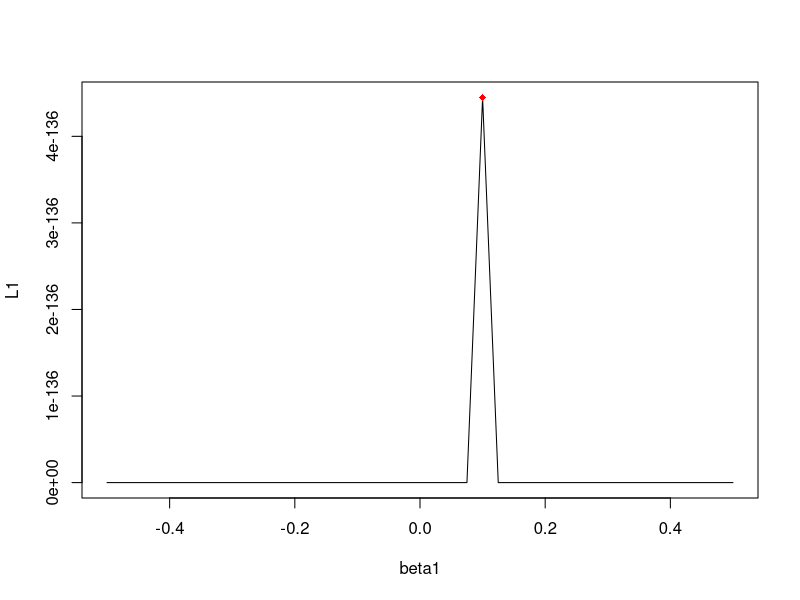
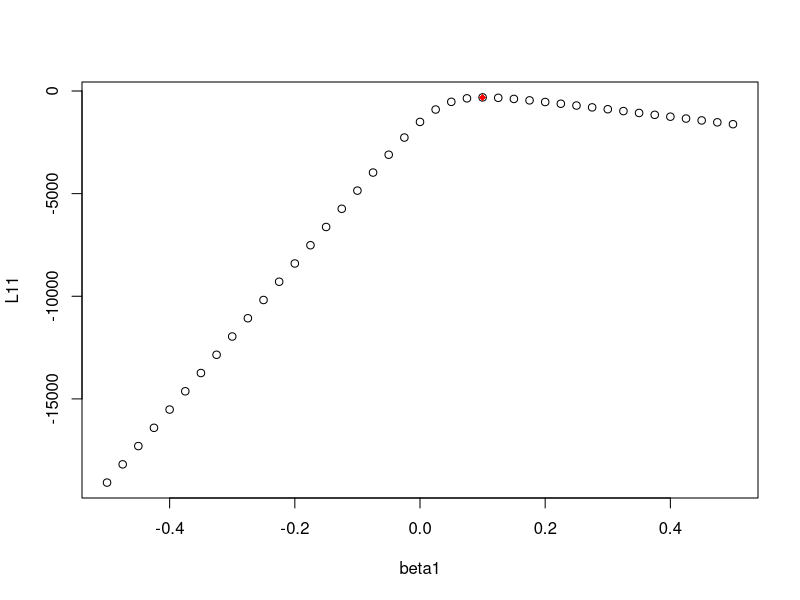
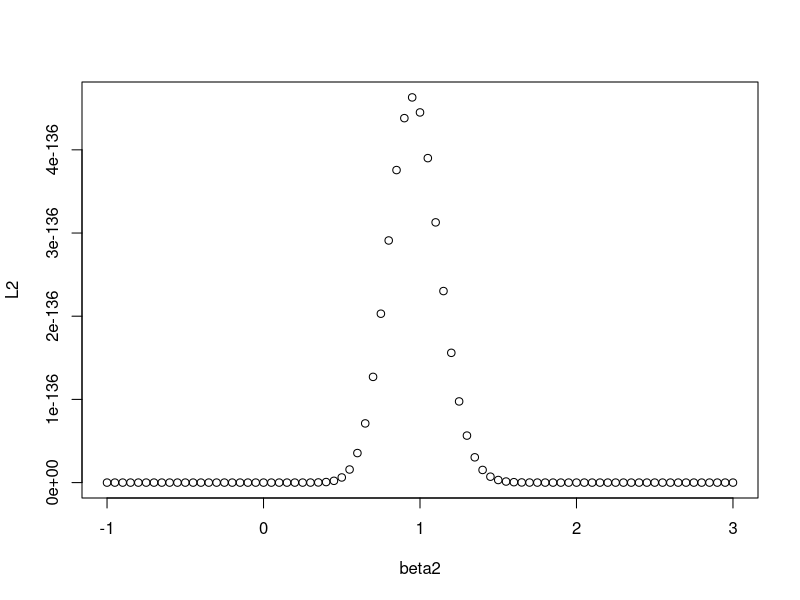
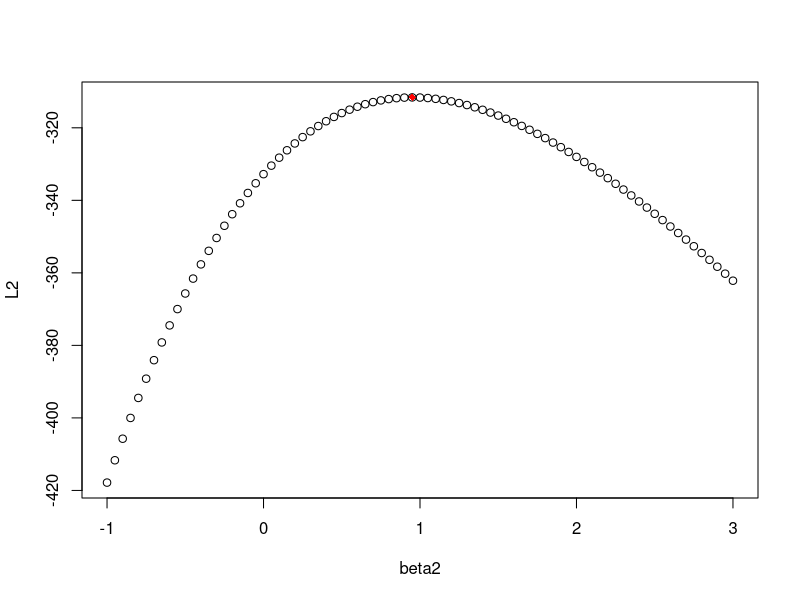
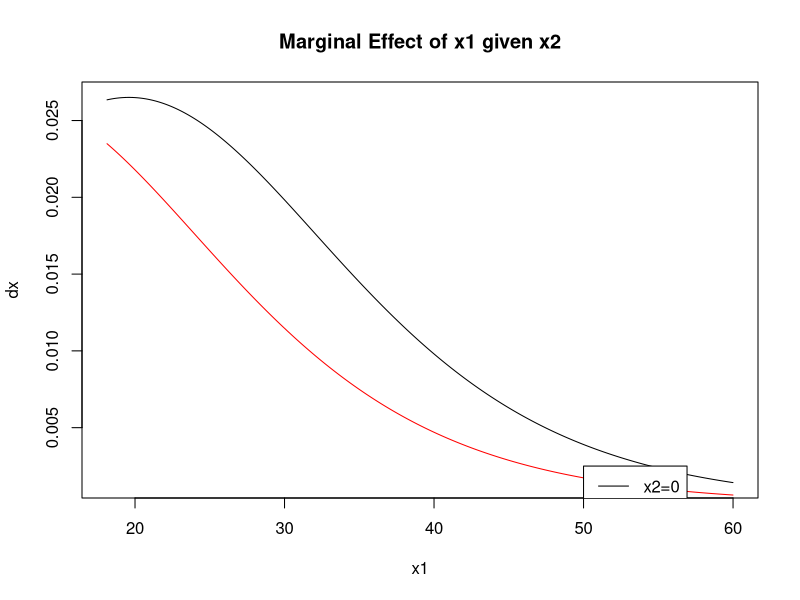
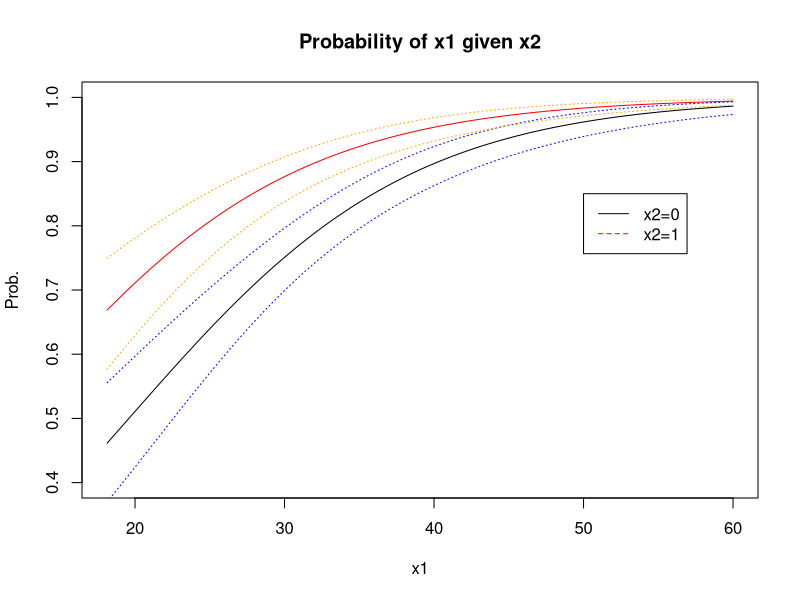
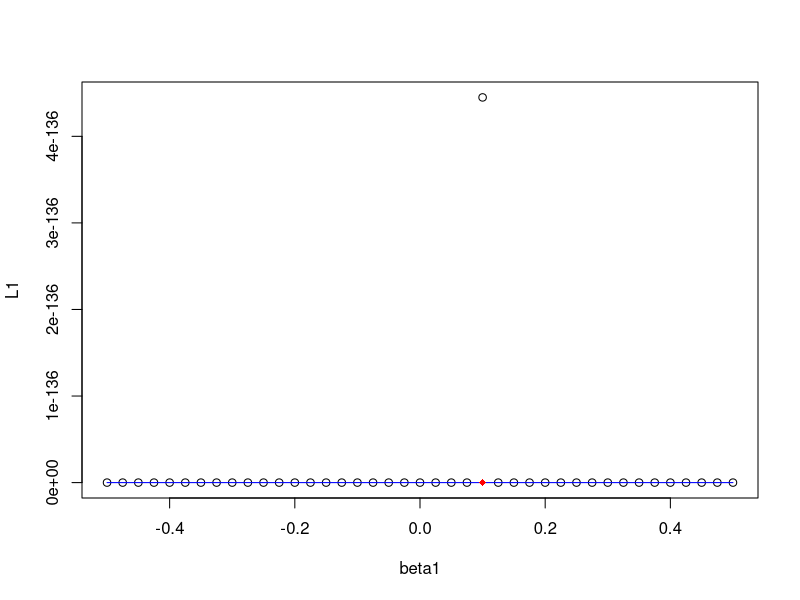
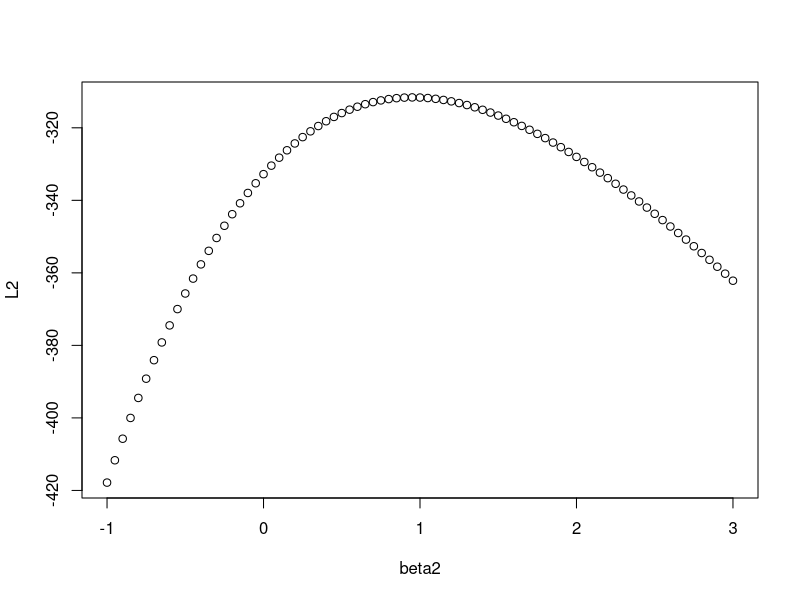

The R source for these figures, in order:
rm(list=ls())
## exercise 1
#(a)
set.seed(40)
beta <- c(-2,0.1,1)
Logit_data <- function(N,beta){
  x0 <- rep(1,N)
  x1 <- runif(N,18,60)
  x2 <- rbinom(N,1,0.5)
  X <- cbind(x0,x1,x2)
  pai <- exp(X%*%beta)/(1+exp(X%*%beta))
  Y <- rbinom(N,1,pai)
  data <- cbind(X,pai,Y)
}
sim <- Logit_data(1000,beta)

## (b) likelihood function
Likelihood <- function(beta){
  X <- cbind(sim[,1],sim[,2],sim[,3])
  pai <- exp(X%*%beta)/(1+exp(X%*%beta))
  L <- prod(((pai)^sim[,5])*
              ((1-pai)^(1-sim[,5])))
}
L1 <- Likelihood(beta)
# both functions require the data structure as 
# same as above simulation function
Log_likelihood <- function(beta){
  y <- sim[,5]
  X <- cbind(sim[,1],sim[,2],sim[,3])
  L <-  sum(-y*log(1 + exp(-(X%*%beta))) -
              (1-y)*log(1 + exp(X%*%beta)))
}
L2 <- Log_likelihood(beta)

## (c) 
beta1 <- seq(-0.5,0.5,by=0.025)
beta2 <- seq(-1,3,by=0.05)
## for coefficient beta1
beta <- c(-2,0.1,1)
L1 <- c()
for (i in 1:length(beta1)) {
  beta[2] <- beta1[i]
  L1[i] <- Likelihood(beta)
}
x <- beta1[match(max(L1),L1)]
y <- max(L1)
plot(beta1,L1,"l")
points(x,y,pch=18,col='red')
x

beta <- c(-2,0.1,1)
L11 <- c()
for (i in 1:length(beta1)) {
  beta[2] <- beta1[i]
  L11[i] <- Log_likelihood(beta)
}
x <- beta1[match(max(L11),L11)]
y <- max(L11)
plot(beta1,L11)
points(x,y,pch=18,col='red')
x

# beta2
beta <- c(-2,0.1,1)
L2 <- c()
for (i in 1:length(beta2)) {
  beta[3] <- beta2[i]
  L2[i] <- Likelihood(beta)
}
xb2 <- beta2[match(max(L2),L2)]
yb2 <- max(L2)
plot(beta2,L2)
points(x,y,pch=18,col='red')
xb2

beta <- c(-2,0.1,1)
L2 <- c()
for (i in 1:length(beta2)) {
  beta[3] <- beta2[i]
  L2[i] <- Log_likelihood(beta)
}
x <- beta2[match(max(L2),L2)]
y <- max(L2)
plot(beta2,L2)
points(x,y,pch=18,col='red')
x


# (d)
# different initial setting of maxBFGS leads to different 
# estimated results. 
library(miscTools)
library(maxLik)

estim<-maxBFGS(Log_likelihood,finalHessian=TRUE,start=c(1,0,0))
estim.par<-estim$estimate
estim.par
estim.hess<-estim$hessian
Cov<--(solve(estim.hess))
sde<-sqrt(diag(Cov)) 
sde
result <- matrix(NA,2,3)
result[1,] <- t(estim.par)
result[2,] <- t(sde)
result


## (e) calculate the marginal effects
# we write the marginal effect of X1, given x2 = 0
x2 <- 0
dx<-c()
x0 <- sort(sim[,2])
for(i in 1:length(sim[,1])){
  pi<-exp(estim.par[1] + estim.par[2] * x0[i]+
            estim.par[3]*x2) / 
    (1 + exp(estim.par[1] + estim.par[2] *x0[i]+
               estim.par[3]*x2))
  dx[i]<-estim.par[2]*(pi)*(1-pi) 
}
x2<-1
dx1<-c()
x1 <- sort(sim[,2]) # without order, problem arises for lines
for(i in 1:length(sim[,1])){
  pi<-exp(estim.par[1] + estim.par[2] * 
            x1[i]+estim.par[3]*x2) / 
    (1 + exp(estim.par[1] + estim.par[2] *
               x1[i]+estim.par[3]*x2))
  dx1[i]<-estim.par[2]*(pi)*(1-pi) 
}
plot(x0,dx,xlab = "x1",ylab = "dx",
     main = "Marginal Effect of x1 given x2","l")
lines(x1,dx1,col="red")
legend(50,0.0025,legend=c("x2=0","x2=1"), col=c("black", "red"),
       lty = 1:2)

## the prediction effect given x2 = 0,1
x2 <- 0
px<-c()
x0 <- sort(sim[,2])
for(i in 1:length(sim[,1])){
  px[i]<-exp(estim.par[1] + estim.par[2] * x0[i]+
            estim.par[3]*x2) / 
    (1 + exp(estim.par[1] + estim.par[2] *x0[i]+
               estim.par[3]*x2))
}
x2<-1
px1<-c()
x1 <- sort(sim[,2]) # without order, problem arises for lines
for(i in 1:length(sim[,1])){
  px1[i]<-exp(estim.par[1] + estim.par[2] * 
            x1[i]+estim.par[3]*x2) / 
    (1 + exp(estim.par[1] + estim.par[2] *
               x1[i]+estim.par[3]*x2))
}
plot(x0,px,xlab = "x1",ylab = "Prob.",
     main = "Probability of x1 given x2","l",
     ylim = c(0.4,1))
lines(x1,px1,col="red")
legend(50,0.85,legend=c("x2=0","x2=1"), col=c("black", "red"),
       lty = 1:2)

#plot(x1,px1,xlab = "x1",ylab = "Prob.",
    # main = "Probability of x1 given x2","l",
     #ylim = c(0.9,1), col="red")

## (f) plot with CI given x2=0 for the marginal effect
## according to MLE, betas follow standard normal distribution
x2 <- 0
dxlower<-c()
dxupper <- c()
z <- abs(qnorm(0.025))
beta1_lower <- estim.par[2]-z*sde[2]
beta1_upper <- estim.par[2]+z*sde[2]
for(i in 1:length(sim[,1])){
  pi<-exp(estim.par[1] + estim.par[2]* 
            x0[i]+estim.par[3]*x2) / 
    (1 + exp(estim.par[1] +  estim.par[2]*
               x0[i]+estim.par[3]*x2))
  dxlower[i]<-beta1_lower *(pi)*(1-pi) 
}
for(i in 1:length(sim[,1])){
  pi<-exp(estim.par[1] +  estim.par[2] * 
            x0[i]+estim.par[3]*x2) / 
    (1 + exp(estim.par[1] +  estim.par[2] *
               x0[i]+estim.par[3]*x2))
  dxupper[i]<-beta1_upper*(pi)*(1-pi) 
}
lines(x0,dxlower,col="blue",lty=3)
lines(x0,dxupper,col="blue",lty=3)
## assume that given pi is not influenced by different beta
# if not, our CI looks weird. 


## now plot the CI for probability (Wald CI)
N <- 1000
X0 <- cbind(sim[,1],sort(sim[,2]),rep(0,N))
X1 <- cbind(sim[,1],sort(sim[,2]),rep(1,N))
var_x0 <- X0%*%Cov%*%t(X0)
var_x1 <- X1%*%Cov%*%t(X1)
z <- abs(qnorm(0.025))

pi_lower <- c()
x2 <- 0
for (i in 1:N) {
  pi_lower[i]<-exp(estim.par[1] +  estim.par[2] * 
            X0[i,2]+estim.par[3]*x2 - z*sqrt(var_x0[i,i])) / 
    (1 + exp(estim.par[1] +  estim.par[2] *
               X0[i,2]+estim.par[3]*x2- z*sqrt(var_x0[i,i])))
}
pi_upper <- c()
for (i in 1:N) {
  pi_upper[i]<-exp(estim.par[1] +  estim.par[2] * 
                     X0[i,2]+estim.par[3]*x2 + z*sqrt(var_x0[i,i])) / 
    (1 + exp(estim.par[1] +  estim.par[2] *
               X0[i,2]+estim.par[3]*x2+ z*sqrt(var_x0[i,i])))
}
lines(X0[,2],pi_lower,col="blue",lty=3)
lines(X0[,2],pi_upper,col="blue",lty=3)
################## for x2 = 1
pi_lower1 <- c()
x2 <- 1
for (i in 1:N) {
  pi_lower1[i]<-exp(estim.par[1] +  estim.par[2] * 
                     X1[i,2]+estim.par[3]*x2 - z*sqrt(var_x1[i,i])) / 
    (1 + exp(estim.par[1] +  estim.par[2] *
               X1[i,2]+estim.par[3]*x2- z*sqrt(var_x1[i,i])))
}
pi_upper1 <- c()
for (i in 1:N) {
  pi_upper1[i]<-exp(estim.par[1] +  estim.par[2] * 
                     X1[i,2]+estim.par[3]*x2 + z*sqrt(var_x1[i,i])) / 
    (1 + exp(estim.par[1] +  estim.par[2] *
               X1[i,2]+estim.par[3]*x2+ z*sqrt(var_x1[i,i])))
}
lines(X1[,2],pi_lower1,col="orange",lty=3)
lines(X1[,2],pi_upper1,col="orange",lty=3)

##############################################
##############################################
##############################################
##############################################
############### exercise 2 ###################
##############################################
##############################################
##############################################
##############################################

################### (a)
set.seed(40)
beta <- c(-2,0.1,1)
N <- 1000
Logit_data_version2 <- function(N,beta){
  x0 <- rep(1,N)
  x1 <- runif(N,18,60)
  x2 <- rbinom(N,1,0.5)
  X <- cbind(x0,x1,x2)
  pai <- exp(X%*%beta)/(1+exp(X%*%beta))
  Y <- rbinom(N,1,pai)
  data <- cbind(X,Y)
}
# this function need our data be named as sim
Log_likelihood <- function(beta){
  y <- sim[,4]
  X <- cbind(sim[,1],sim[,2],sim[,3])
  L <-  sum(-y*log(1 + exp(-(X%*%beta))) -
              (1-y)*log(1 + exp(X%*%beta)))
}

library(miscTools)
library(maxLik)
T <- 100
training_PE <- c()
testing_PE <- c()
## loop
for (i in 1:T) {
  sim <- Logit_data_version2(N,beta)
  sim_test <- Logit_data_version2(N,beta)
  #generate training and test datasets
  estim<-maxBFGS(Log_likelihood,start=c(0,0,0))
  par<-estim$estimate
  X <- cbind(sim[,1],sim[,2],sim[,3])
  X_test <- cbind(sim_test[,1],sim_test[,2],sim_test[,3])
  ## prediction y for training and test
   pai <- exp(X%*%par)/(1+exp(X%*%par))
  pai_test <- exp(X_test%*%par)/(1+exp(X_test%*%par))
  y_training <- c()
  y_test <- c()
  for (a in 1:N) {
    if(pai[a]>=0.5){
      y_training[a] <- 1
    }
    else{y_training[a] <- 0}
  }
  for (b in 1:N) {
    if(pai_test[a]>=0.5){
      y_test[b] <- 1
    }
    else{y_test[b] <- 0}
  }
  # the mean of T/F vector is avg.P.E.
  training_PE[i] <- mean(y_training==sim[,4])
  testing_PE[i] <- mean(y_test==sim_test[,4])
}
result_null <- c(1-mean(training_PE),1-mean(testing_PE))
result_null

###########################################
############## (b)
# smaller N could satisfy, interesting is that if N=100
# our demands won't be met. 
set.seed(40)
beta <- c(-2,0.1,1)
N <- 500
Logit_data_version3 <- function(N,beta){
  x0 <- rep(1,N)
  x1 <- runif(N,18,60)
  x2 <- rbinom(N,1,0.5)
  X <- cbind(x0,x1,x2)
  pai <- exp(X%*%beta)/(1+exp(X%*%beta))
  Y <- rbinom(N,1,pai)
  data <- cbind(X,Y)
}
T <- 100
training_PE <- c()
testing_PE <- c()
## loop
for (i in 1:T) {
  sim <- Logit_data_version3(N,beta)
  sim_test <- Logit_data_version3(N,beta)
  #generate training and test datasets
  estim<-maxBFGS(Log_likelihood,start=c(0,0,0))
  par<-estim$estimate
  X <- cbind(sim[,1],sim[,2],sim[,3])
  X_test <- cbind(sim_test[,1],sim_test[,2],sim_test[,3])
  ## prediction y for training and test
  pai <- exp(X%*%par)/(1+exp(X%*%par))
  pai_test <- exp(X_test%*%par)/(1+exp(X_test%*%par))
  y_training <- c()
  y_test <- c()
  for (a in 1:N) {
    if(pai[a]>=0.5){
      y_training[a] <- 1
    }
    else{y_training[a] <- 0}
  }
  for (b in 1:N) {
    if(pai_test[a]>=0.5){
      y_test[b] <- 1
    }
    else{y_test[b] <- 0}
  }
  # the mean of T/F vector is avg.P.E.
  training_PE[i] <- 1-mean(y_training==sim[,4])
  testing_PE[i] <- 1-mean(y_test==sim_test[,4])
}
result_X <- c(mean(training_PE),mean(testing_PE))
result_X
result_null

## note, higher power of X also do this



## (c)
# less informative means likelihood function's abs.
# is smaller, we change the prob. to make each results
# have smaller Prob. to appear
set.seed(40)
beta <- c(-2,0.1,1)
Logit_data_version4 <- function(N,beta){
  x0 <- rep(1,N)
  x1 <- runif(N,-10,10)
  x2 <- rbinom(N,1,0.5)
  X <- cbind(x0,x1,x2)
  pai <- exp(X%*%beta)/(1+exp(X%*%beta))
  Y <- rbinom(N,1,pai)
  data <- cbind(X,pai,Y)
}
sim <- Logit_data_version4(1000,beta)
beta1c <- seq(-0.5,0.5,by=0.025)
beta2c <- seq(-1,3,by=0.05)
## for coefficient beta1
beta <- c(-2,0.1,1)
L12c <- c()
for (i in 1:length(beta1)) {
  beta[2] <- beta1[i]
  L12c[i] <- Likelihood(beta)
}
xc1 <- beta1[match(max(L12c),L12c)]
yc1 <- max(L12c)
plot(beta1,L1)
points(x,y,pch=18,col='red')
points(beta1c,L12c,col="blue","l")
points(xc1,yc1,pch=18,col='red')
xc1
# beta2
beta <- c(-2,0.1,1)
L22c <- c()
for (i in 1:length(beta2)) {
  beta[3] <- beta2[i]
  L22c[i] <- Likelihood(beta)
}
xc2 <- beta2[match(max(L22c),L22c)]
yc2 <- max(L22c)
plot(beta2,L2)
points(xb2,yb2,pch=18,col='red')
points(beta2c,L22c,col="blue","l")
points(xc2,yc2,pch=18,col='red')
xc2
## less N also makes that
